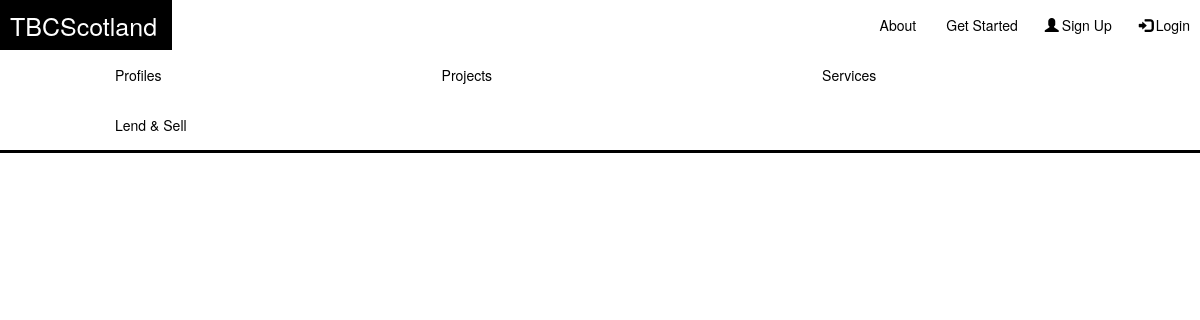
Before: /tbc/services/ with the older database file.
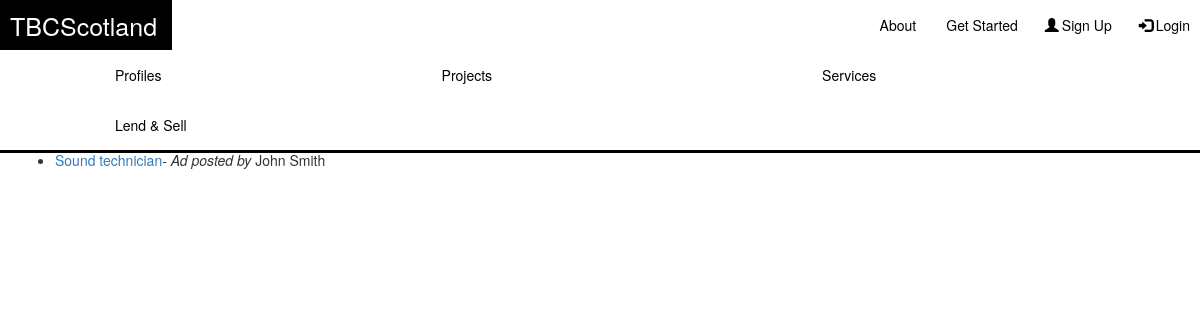
After: the same page with the newer database file.
### tbc/models.py (models this page shows, shortened)
class Service(models.Model):
    profile = models.ForeignKey(Profile)
    title = models.CharField(max_length=128)
    description = models.TextField()
    views = models.IntegerField(default=0)
    slug = models.SlugField(unique=True)
    image = models.ImageField(upload_to='Service_images', blank=True)
    price = models.CharField(max_length=128)
    availability = models.CharField(max_length=128)
    keywords = models.TextField()
    location = models.CharField(max_length=128)

class Profile(models.Model):
    name = models.CharField(max_length=128)
    image = models.ImageField(upload_to='profile_images', blank=True)
    skills = models.TextField()
    education = models.TextField()
    aboutme = models.TextField()
    slug = models.SlugField(unique=True)
    portfolio = models.ImageField(upload_to='portfolio_images', blank=True)
    activities = models.ImageField(upload_to='activities_images', blank=True)
    views = models.IntegerField(default=0)
    reviews = models.TextField()
    password = models.CharField(max_length=20)
    email = models.CharField(max_length=128)
    username = models.CharField(max_length=128)
    def __str__(self):
        return self.name

### tbc/views.py (the view)
# urls.py: url(r'^services/(?P<service_name_slug>[\w\-]+)/$', views.show_service, name='show_service'),
def services(request):
    service = Service.objects.order_by('views')[:20]
    context_dict ={'services': service}
    return render(request, 'tbc/services.html', context_dict)

### templates/tbc/services.html (shortened to what this page needs)
{% extends 'tbc/base.html' %}
{% block body_block %}
    <body>
        <h1>Services Ads</h1>
        <div>
            {% if services %}
            <strong>Most popular Ads!</strong>
            <ul>
                {% for service in services %}
                <li>
                    <a href="{% url 'show_service' service.slug %}">{{ service.title }}</a><i>- Ad posted by </i>{{ service.profile }}
                </li>
                {% endfor %}
            </ul>
        {% else %}
            <strong>No Ads yet!</strong>
        {% endif %}
        </div>
    </body>
{% endblock %}

Changed rows visible on the page:
added Service: title "Sound technician", profile "John Smith"
